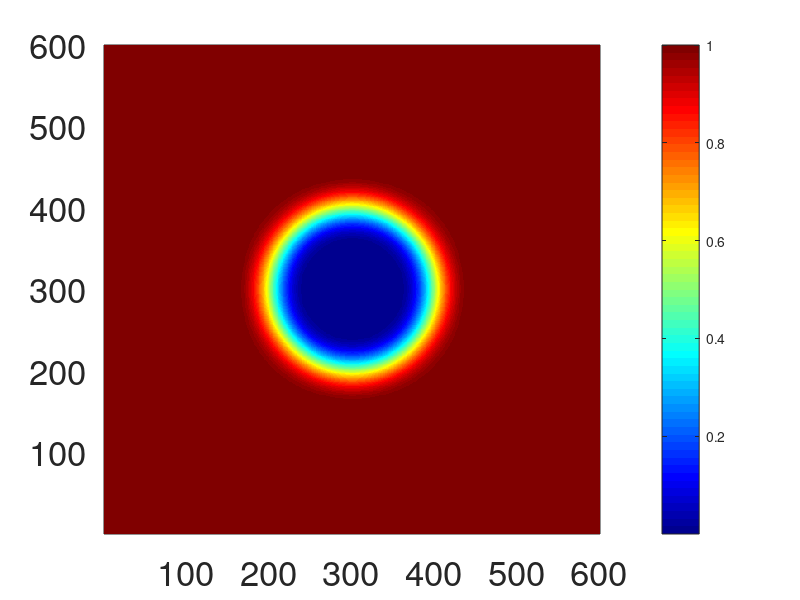

Reproduce this figure in MATLAB.
% INITILISE MATLAB
close all;
clc;
clear all;

% Define the wavelength and the wavevector of the incident plane wave
lambda = 3e-4;
k0 = 2*pi/lambda;

% Define the dielectric constant of the wire
epsilon_wire = 4e12;

% Define the radius of the wire
a = 0.1*lambda;

% Define the scattering matrix
S = zeros(2,2);

% Define the x-component of the incident electric field
Einc = [1; 0];

% Define the x-component of the scattered electric field
Esc = [0; 0];

% Calculate the scattering matrix
S(1,1) = (k0*a*epsilon_wire*besselj(1,k0*a))/(k0*a*epsilon_wire*besselj(1,k0*a)+besselh(1,2,k0*a));
S(1,2) = (2*besselj(1,k0*a))/(k0*a*epsilon_wire*besselj(1,k0*a)+besselh(1,2,k0*a));
S(2,1) = (2*besselj(1,k0*a))/(k0*a*epsilon_wire*besselj(1,k0*a)+besselh(1,2,k0*a));
S(2,2) = (k0*a*epsilon_wire*besselj(1,k0*a)-besselh(1,2,k0*a))/(k0*a*epsilon_wire*besselj(1,k0*a)+besselh(1,2,k0*a));

% Calculate the scattered electric field
Esc = S*Einc;

% Magnitude of the electric field outside far from the dielectric
E_out0= abs(Einc(1));

% Magnitude of the electric field outside the dielectric
E_out= abs(Esc(1));

% Calculate the magnitude of the electric field inside the dielectric
E_in = abs(Esc(2));

[x, y] = meshgrid(-3:0.01:3,-3:0.01:3);
r = sqrt(x.^2 + y.^2) < 1;
I = E_in.* r;
r = (1 < sqrt(x.^2 + y.^2)) & (sqrt(x.^2 + y.^2) < 2);
O = E_out.* r;
r = sqrt(x.^2 + y.^2) > 2;
F = E_out0.* r;
M = F + O + I;
sigma = 20; % adjust sigma value as desired
M_smooth = imgaussfilt(M, sigma);
pcolor(M_smooth);
axis tight;
colorbar;
colormap(jet)
shading flat;
set(gca,'fontsize',25);


